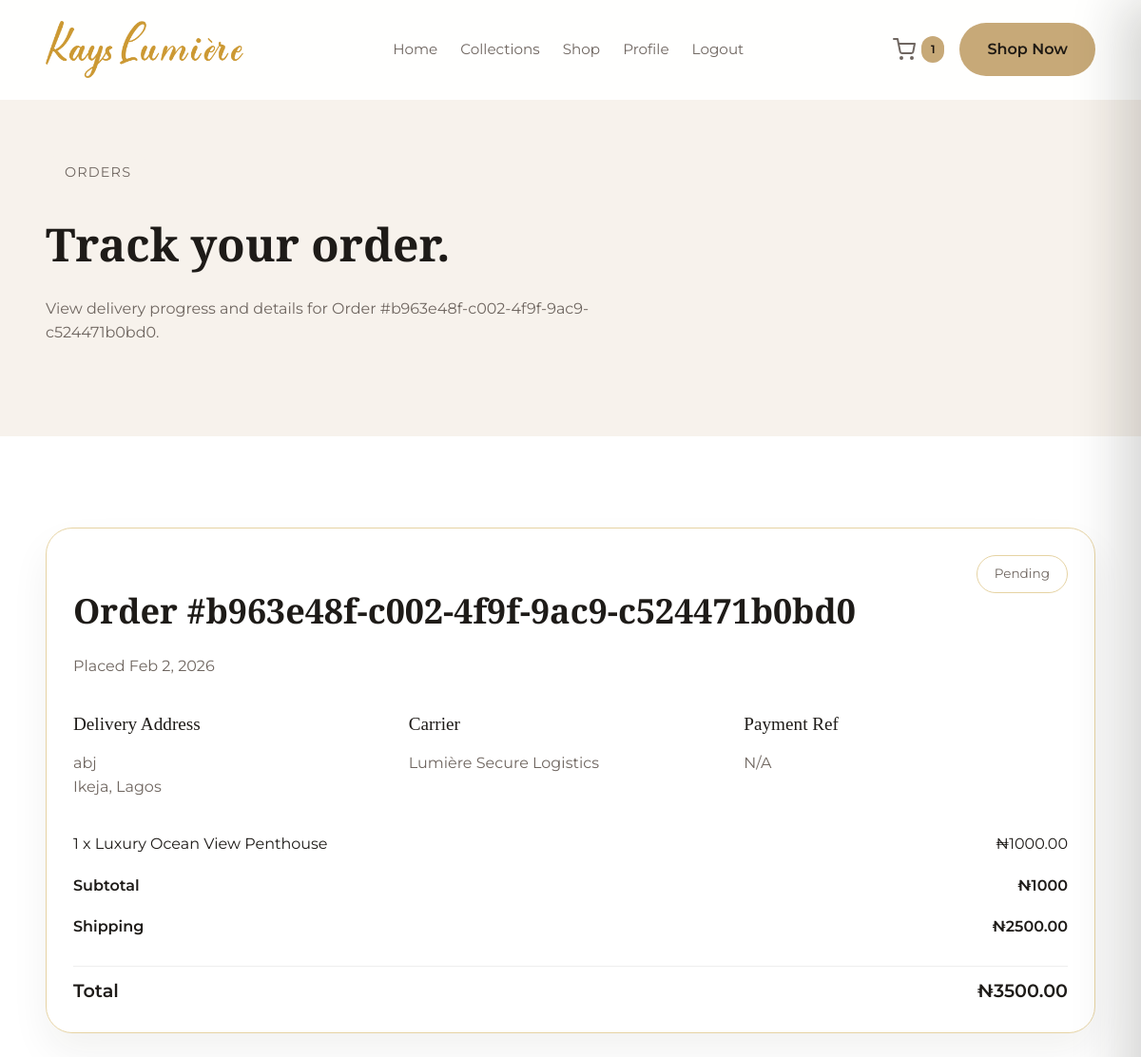
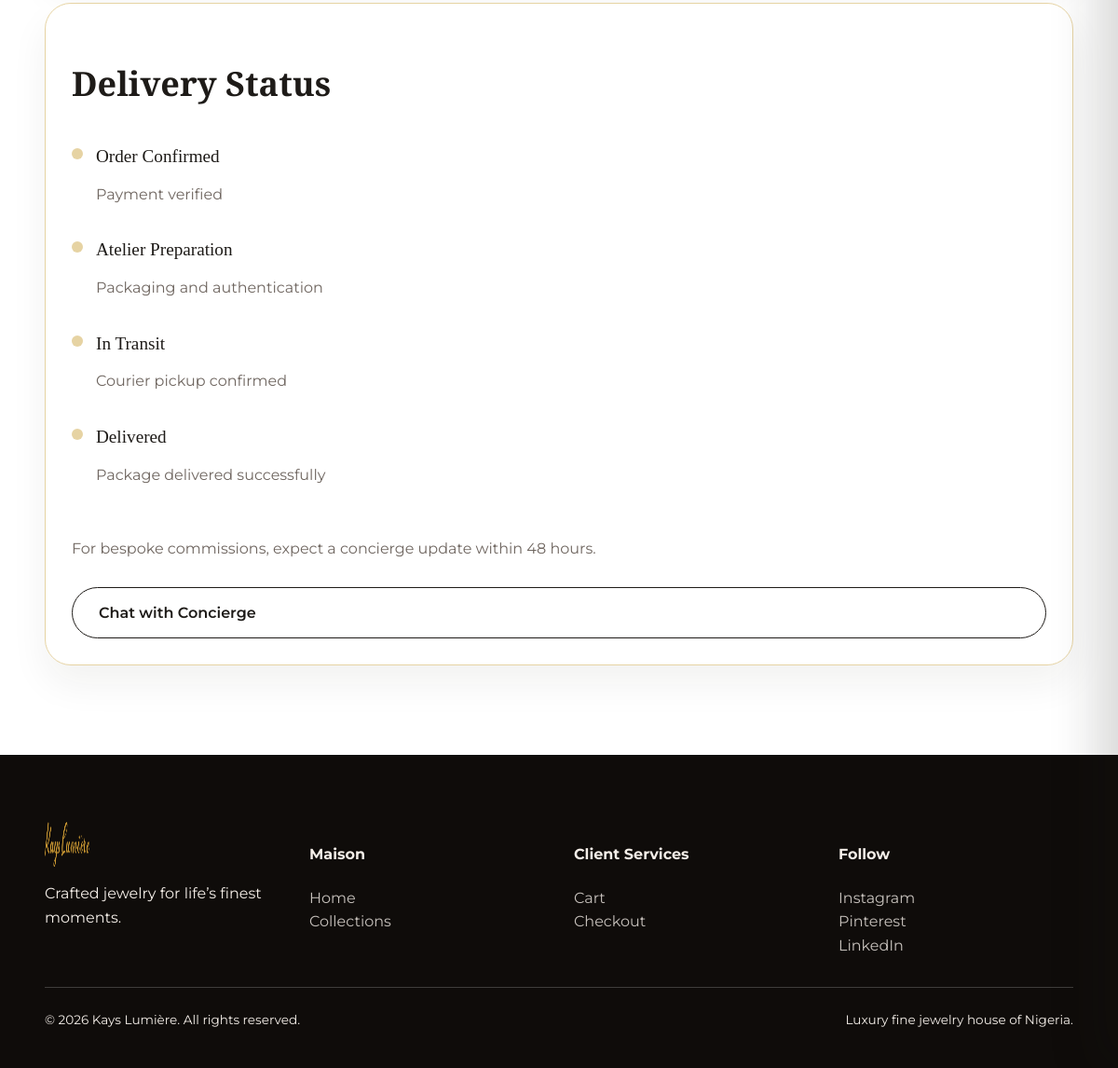
The page /orders/detail/b963e48f-c002-4f9f-9ac9-c524471b0bd0/ (signed in) on the database its author committed (2 pictures, top to bottom).
### orders/models.py (models this page shows, shortened)
class Order(models.Model):
    STATUS_CHOICES = (
        ('Pending', 'Pending'),
        ('Paid', 'Paid'),
        ('Shipped', 'Shipped'),
        ('Delivered', 'Delivered'),
    )
    user = models.ForeignKey(User, on_delete=models.CASCADE)
    order_id = models.CharField(max_length=100, unique=True, default=uuid.uuid4)
    total_amount = models.DecimalField(max_digits=10, decimal_places=2)
    shipping_fee = models.DecimalField(max_digits=10, decimal_places=2, default=0.00)
    status = models.CharField(max_length=20, choices=STATUS_CHOICES, default='Pending')
    shipping_address = models.TextField()
    city = models.CharField(max_length=100)
    state = models.CharField(max_length=100)
    created_at = models.DateTimeField(auto_now_add=True)
    flutterwave_ref = models.CharField(max_length=100, blank=True, null=True)

class OrderItem(models.Model):
    order = models.ForeignKey(Order, related_name='items', on_delete=models.CASCADE)
    product = models.ForeignKey(Product, on_delete=models.CASCADE)
    price = models.DecimalField(max_digits=10, decimal_places=2)
    quantity = models.PositiveIntegerField(default=1)

### store/models.py (models this page shows, shortened)
class Product(models.Model):
    name = models.CharField(max_length=200)
    slug = models.SlugField(unique=True, blank=True)
    description = models.TextField()
    price = models.DecimalField(max_digits=10, decimal_places=2)
    discount_price = models.DecimalField(max_digits=10, decimal_places=2, blank=True, null=True)
    category = models.ForeignKey(Category, on_delete=models.SET_NULL, null=True, related_name='products')
    collection = models.ForeignKey(Collection, on_delete=models.SET_NULL, null=True, blank=True, related_name='products')
    stock_quantity = models.PositiveIntegerField(default=0)
    image = models.ImageField(upload_to='products/')
    is_featured = models.BooleanField(default=False)
    recommended_products = models.ManyToManyField('self', blank=True, symmetrical=False, related_name='recommended_by')
    created_at = models.DateTimeField(auto_now_add=True)

### orders/views.py (the view)
# urls.py: path('detail/<str:order_id>/', views.order_detail, name='order_detail'),
@login_required
def order_detail(request, order_id):
    order = get_object_or_404(Order, order_id=order_id, user=request.user)
    return render(request, 'order_detail.html', {'order': order})

### orders/context_processors.py (called while the page is built)
def cart_count(request):
    if request.user.is_authenticated:
        try:
            cart = Cart.objects.get(user=request.user)
            return {'cart_item_count': cart.items.count()}
        except Cart.DoesNotExist:
            return {'cart_item_count': 0}
    return {'cart_item_count': 0}

### templates/order_detail.html
{% extends 'base.html' %}
{% load static %}
{% block content %}
    <section class="page-hero">
      <div class="container editorial-animate">
        <span class="pill">Orders</span>
        <h1>Track your order.</h1>
        <p class="section-subtitle">
          View delivery progress and details for Order #{{ order.order_id }}.
        </p>
      </div>
    </section>
    <section class="section fade-in">
      <div class="container order-shell">
        <div class="order-grid" style="grid-template-columns: 1fr;">
          <div class="card order-card">
            <div class="order-header">
              <div>
                <h2 class="section-title">Order #{{ order.order_id }}</h2>
                <p class="auth-muted">Placed {{ order.created_at|date:"M j, Y" }}</p>
              </div>
              <span class="tag">{{ order.get_status_display }}</span>
            </div>
            <div class="order-meta">
              <div>
                <p class="product-title">Delivery Address</p>
                <p class="auth-muted">{{ order.shipping_address }}<br>{{ order.city }}, {{ order.state }}</p>
              </div>
              <div>
                <p class="product-title">Carrier</p>
                <p class="auth-muted">Lumière Secure Logistics</p>
              </div>
              <div>
                <p class="product-title">Payment Ref</p>
                <p class="auth-muted">{{ order.flutterwave_ref|default:"N/A" }}</p>
              </div>
            </div>
            <div class="order-items">
              {% for item in order.items.all %}
              <div class="order-item">
                <span>{{ item.quantity }} x {{ item.product.name }}</span>
                <span>₦{{ item.price }}</span>
              </div>
              {% endfor %}
            </div>
            <div class="order-total">
              <span>Subtotal</span>
              <span>₦{{ order.total_amount|add:"-2500" }}</span>
            </div>
            <div class="order-total">
                <span>Shipping</span>
                <span>₦{{ order.shipping_fee }}</span>
            </div>
            <div class="order-total" style="font-size: 1.2em; margin-top: 10px; border-top: 1px solid #eee; padding-top: 10px;">
              <span>Total</span>
              <span>₦{{ order.total_amount }}</span>
            </div>
          </div>
          <div class="card order-card">
            <h2 class="section-title">Delivery Status</h2>
            <div class="order-tracker">
              <div class="status-step {% if order.status in 'Paid,Shipped,Delivered' %}active{% endif %}">
                <span class="status-dot"></span>
                <div>
                  <p class="product-title">Order Confirmed</p>
                  <p class="auth-muted">Payment verified</p>
                </div>
              </div>
              <div class="status-step {% if order.status in 'Paid,Shipped,Delivered' %}active{% endif %}">
                <span class="status-dot"></span>
                <div>
                  <p class="product-title">Atelier Preparation</p>
                  <p class="auth-muted">Packaging and authentication</p>
                </div>
              </div>
              <div class="status-step {% if order.status in 'Shipped,Delivered' %}active{% endif %}">
                <span class="status-dot"></span>
                <div>
                  <p class="product-title">In Transit</p>
                  <p class="auth-muted">Courier pickup confirmed</p>
                </div>
              </div>
              <div class="status-step {% if order.status == 'Delivered' %}active{% endif %}">
                <span class="status-dot"></span>
                <div>
                  <p class="product-title">Delivered</p>
                  <p class="auth-muted">Package delivered successfully</p>
                </div>
              </div>
            </div>
            <div class="order-note">
              <p class="auth-muted">
                For bespoke commissions, expect a concierge update within 48 hours.
              </p>
              <a class="btn btn-outline" href="{% url 'contact' %}">Chat with Concierge</a>
            </div>
          </div>
        </div>
      </div>
    </section>
{% endblock %}

### static/css/style.css (style rules this page uses)
:root { --bg: #ffffff; --ivory: #f7f2ec; --champagne: #e7d8c8; --gold: #c7a978; --gold-subtle: #E6D3A3; --ink: #1e1b18; --muted: #6f6660; --border: #E6D3A3; --shadow: 0 24px 60px rgba(30, 27, 24, 0.12); --radius: 28px; --transition: 0.4s ease; }
* { box-sizing: border-box; }
html { scroll-behavior: smooth; }
body { margin: 0; font-family: "Montserrat", sans-serif; background: var(--bg); color: var(--ink); line-height: 1.6; }
a { color: inherit; text-decoration: none; }
.container { width: min(1200px, 92%); margin: 0 auto; }
.section { padding: 96px 0; }
.section-title { font-family: "Playfair Display", serif; font-size: clamp(2rem, 3vw, 3rem); margin-bottom: 16px; }
.section-subtitle { color: var(--muted); max-width: 640px; }
.pill { display: inline-flex; align-items: center; gap: 10px; padding: 10px 20px; border-radius: 999px; background: var(--ivory); color: var(--muted); font-size: 0.9rem; letter-spacing: 0.08em; text-transform: uppercase; }
.btn { display: inline-flex; align-items: center; gap: 10px; padding: 14px 28px; border-radius: 999px; border: 1px solid transparent; background: var(--ink); color: #fff; font-weight: 600; transition: transform var(--transition), box-shadow var(--transition), background var(--transition); }
.btn-outline { background: transparent; border-color: var(--ink); color: var(--ink); }
.tag { padding: 8px 18px; border-radius: 999px; border: 1px solid var(--border); font-size: 0.85rem; color: var(--muted); background: #fff; }
.card { background: #fff; border: 1px solid var(--border); border-radius: var(--radius); padding: 28px; box-shadow: 0 20px 40px rgba(30, 27, 24, 0.06); transition: transform var(--transition), box-shadow var(--transition); }
.product-title { font-family: "Playfair Display", serif; margin: 0 0 8px; font-size: 1.2rem; }
.editorial-animate { opacity: 0; transform: translateY(16px); animation: editorial-fade 0.9s ease forwards; }
.page-hero { padding: 160px 0 80px; background: var(--ivory); }
.page-hero h1 { font-family: "Playfair Display", serif; font-size: clamp(2.4rem, 4vw, 3.6rem); margin: 16px 0 12px; }
.fade-in { opacity: 0; transform: translateY(20px); transition: opacity 0.8s ease, transform 0.8s ease; }
.fade-in.visible { opacity: 1; transform: translateY(0); }
.auth-muted { color: var(--muted); margin-top: 12px; }
.order-shell { display: grid; gap: 32px; }
.order-grid { display: grid; gap: 28px; grid-template-columns: repeat(auto-fit, minmax(280px, 1fr)); align-items: start; }
.order-card { display: grid; gap: 18px; }
.order-header { display: flex; align-items: flex-start; justify-content: space-between; gap: 16px; flex-wrap: wrap; }
.order-meta { display: grid; gap: 12px; grid-template-columns: repeat(auto-fit, minmax(200px, 1fr)); }
.order-items { display: grid; gap: 12px; }
.order-item { display: flex; justify-content: space-between; gap: 12px; }
.order-total { display: flex; justify-content: space-between; font-weight: 600; }
.order-tracker { display: grid; gap: 16px; }
.status-step { display: flex; gap: 14px; align-items: flex-start; }
.status-dot { width: 12px; height: 12px; border-radius: 999px; background: var(--border); margin-top: 6px; flex: 0 0 12px; }
.order-note { display: grid; gap: 12px; margin-top: 8px; }

### rows shown on the page
Order: order_id "b963e48f-c002-4f9f-9ac9-c524471b0bd0", created_at "Feb 2, 2026", status "Pending", shipping_address "abj", city "Ikeja", state "Lagos", flutterwave_ref "N/A", total_amount|add "1000", shipping_fee "2500.00", total_amount "3500.00"
OrderItem: quantity "1", product.name "Luxury Ocean View Penthouse", price "1000.00"

### other values the page prints
{{ cart_item_count|default:"0" }} "1"
